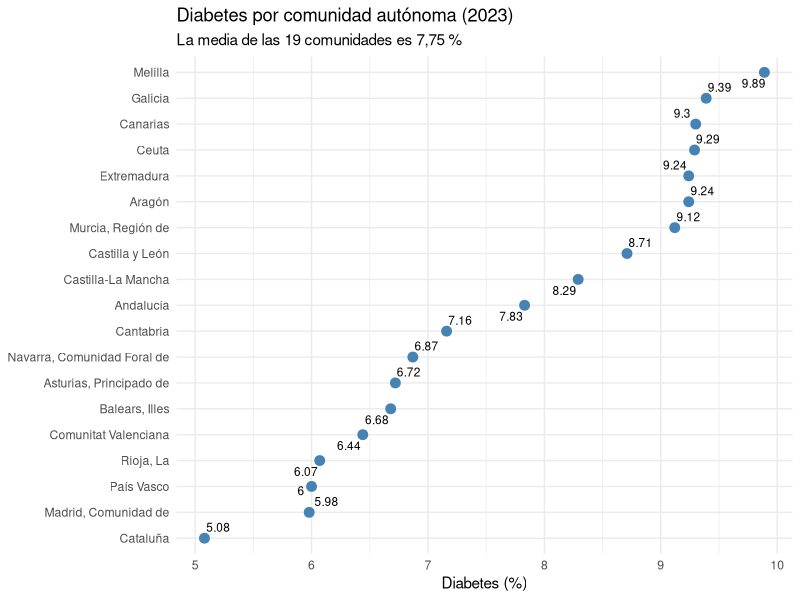
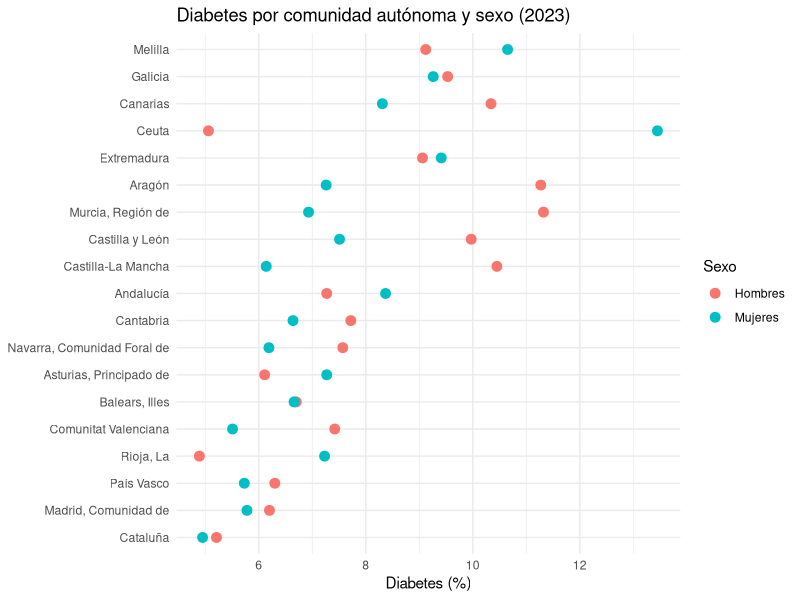
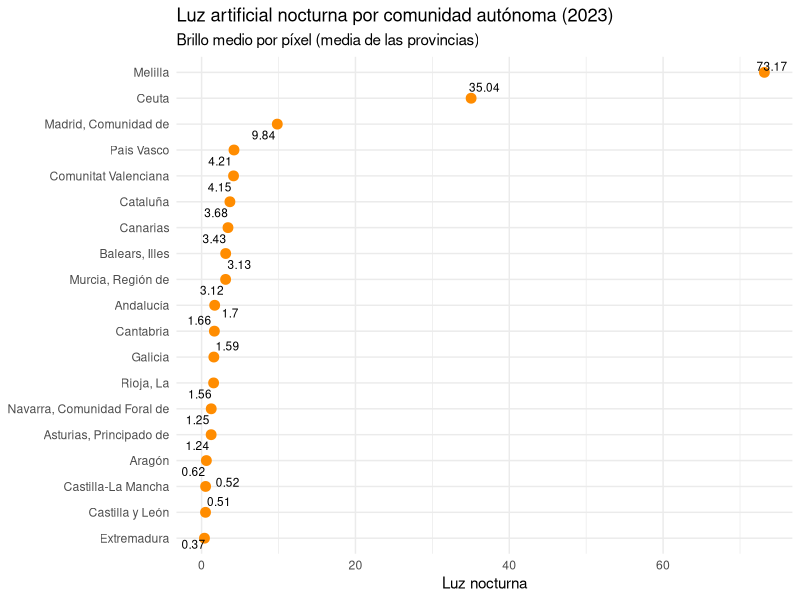
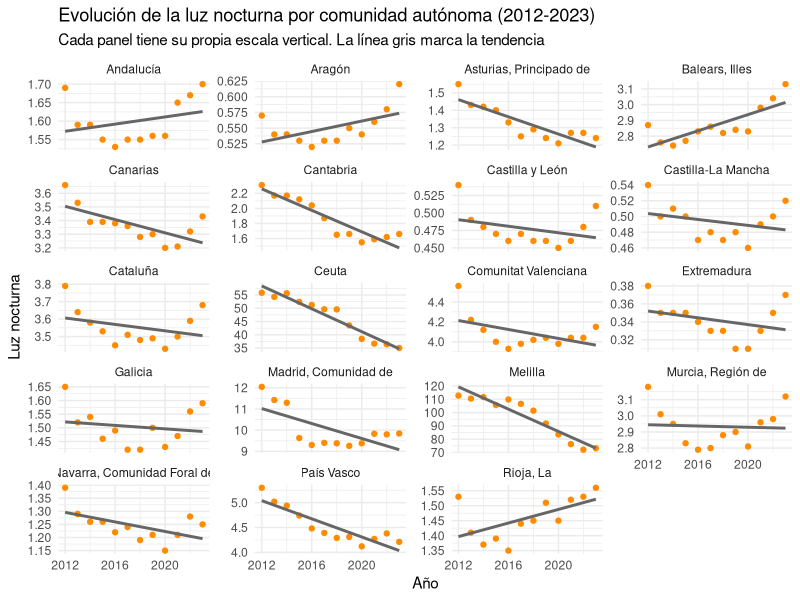
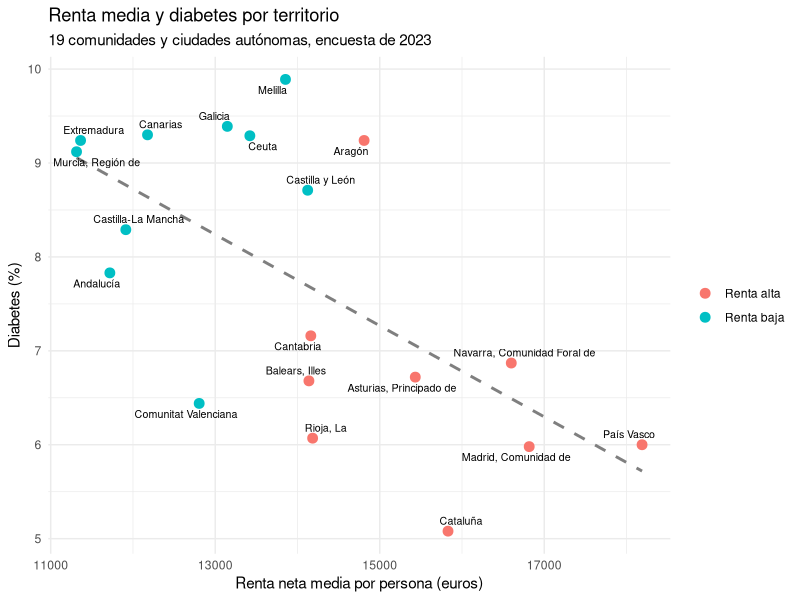
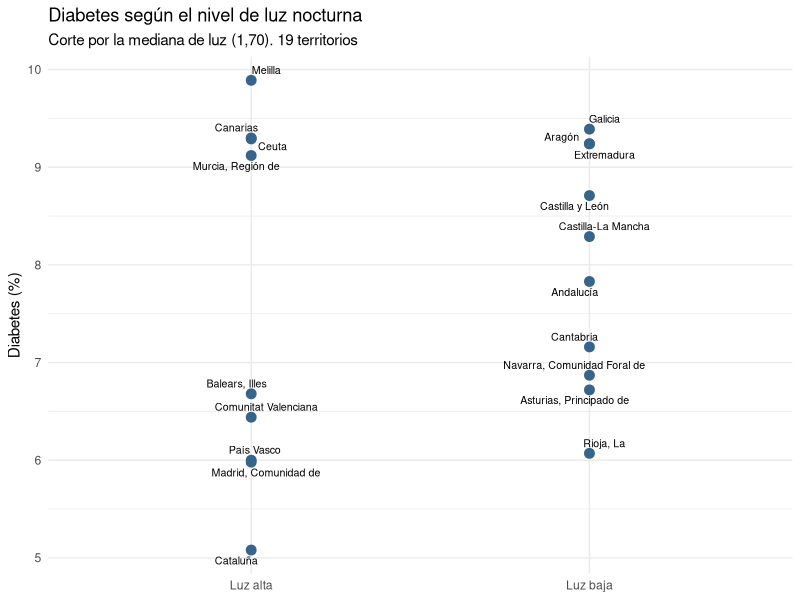
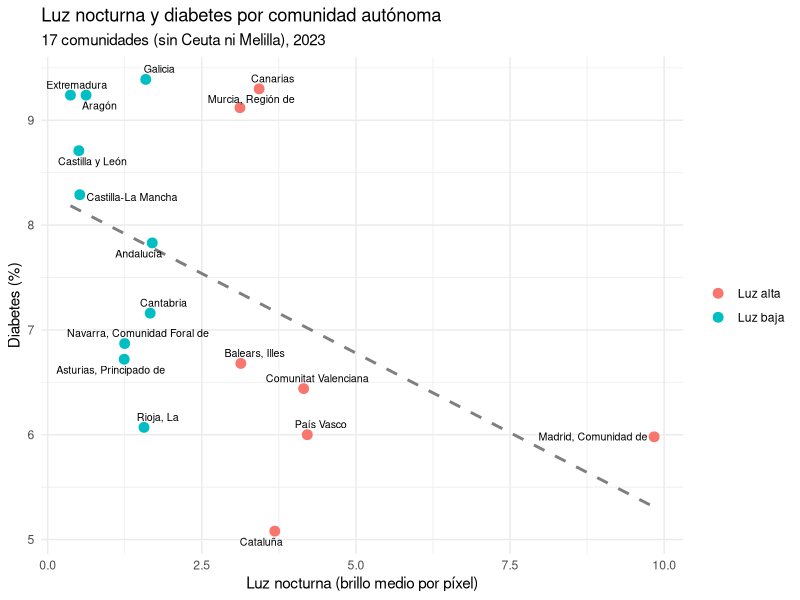

Write R code to recreate these figures, in order.
## ---- chunk 1
knitr::opts_chunk$set(echo = TRUE, warning = FALSE, message = FALSE)
## ---- chunk 2
# Paquetes que usa el seminario. Si falta alguno, ejecutar una sola vez
# en la consola (no hace falta al compilar):
# install.packages("tidyverse")
# install.packages("jsonlite")
# install.packages("tidyjson")
# install.packages("ggrepel")
# install.packages("rmarkdown")

library(tidyverse)
library(ggrepel)
## ---- chunk 3
datos <- read_csv("OUTPUT/DATA/luz_diabetes_ccaa_2023.csv")
## ---- chunk 4
tabla_diabetes <- datos %>%
  select(comunidad, diabetes_pct) %>%
  arrange(desc(diabetes_pct))

tabla_diabetes
## ---- chunk 5
resumen <- datos %>%
  summarise(n     = n(),
            media = round(mean(diabetes_pct), 2),
            desv  = round(sd(diabetes_pct), 2))

resumen

# Comunidad con más diabetes y con menos
slice_max(tabla_diabetes, order_by = diabetes_pct, n = 1)
slice_min(tabla_diabetes, order_by = diabetes_pct, n = 1)
## ---- chunk 6
orden_diabetes <- arrange(datos, diabetes_pct)

datos_grafico <- datos %>%
  mutate(comunidad = factor(comunidad, levels = orden_diabetes$comunidad))

ggplot(datos_grafico, aes(x = diabetes_pct, y = comunidad)) +
  geom_point(colour = "steelblue", size = 3) +
  geom_text_repel(aes(label = diabetes_pct), size = 3) +
  labs(title = "Diabetes por comunidad autónoma (2023)",
       subtitle = "La media de las 19 comunidades es 7,75 %",
       x = "Diabetes (%)",
       y = NULL) +
  theme_minimal()
## ---- chunk 7
diabetes_sexo <- read_csv("OUTPUT/DATA/diabetes_ccaa_sexo_2023.csv")
## ---- chunk 8
hombres <- diabetes_sexo %>%
  filter(sexo == "Hombres") %>%
  rename(hombres = diabetes_pct) %>%
  select(comunidad, hombres)

mujeres <- diabetes_sexo %>%
  filter(sexo == "Mujeres") %>%
  rename(mujeres = diabetes_pct) %>%
  select(comunidad, mujeres)

tabla_sexo <- hombres %>%
  left_join(mujeres, by = "comunidad") %>%
  mutate(diferencia = round(hombres - mujeres, 2)) %>%
  arrange(desc(diferencia))

tabla_sexo
## ---- chunk 9
# Mismo orden que el gráfico anterior (diabetes de ambos sexos)
sexo_grafico <- diabetes_sexo %>%
  mutate(comunidad = factor(comunidad, levels = orden_diabetes$comunidad))

ggplot(sexo_grafico, aes(x = diabetes_pct, y = comunidad, colour = sexo)) +
  geom_point(size = 3) +
  labs(title = "Diabetes por comunidad autónoma y sexo (2023)",
       x = "Diabetes (%)", y = NULL, colour = "Sexo") +
  theme_minimal()
## ---- chunk 10
diabetes_sexo %>%
  group_by(sexo) %>%
  summarise(media = round(mean(diabetes_pct), 2))

# Territorios donde la diabetes es mayor en hombres
count(filter(tabla_sexo, diferencia > 0))
## ---- chunk 11
luz <- read_csv("OUTPUT/DATA/luz_ccaa_2023.csv")

luz <- luz %>%
  arrange(desc(luz_media))

slice_head(luz, n = 5)
slice_tail(luz, n = 5)
## ---- chunk 12
luz %>%
  summarise(comunidades = n(),
            media = round(mean(luz_media), 2),
            desviacion = round(sd(luz_media), 2))

luz %>%
  filter(comunidad != "Ceuta", comunidad != "Melilla") %>%
  summarise(comunidades = n(),
            media = round(mean(luz_media), 2),
            desviacion = round(sd(luz_media), 2))
## ---- chunk 13
orden_luz <- arrange(luz, luz_media)

luz_grafico <- luz %>%
  mutate(comunidad = factor(comunidad, levels = orden_luz$comunidad))

ggplot(luz_grafico, aes(x = luz_media, y = comunidad)) +
  geom_point(colour = "darkorange", size = 3) +
  geom_text_repel(aes(label = luz_media), size = 3) +
  labs(title = "Luz artificial nocturna por comunidad autónoma (2023)",
       subtitle = "Brillo medio por píxel (media de las provincias)",
       x = "Luz nocturna",
       y = NULL) +
  theme_minimal()
## ---- chunk 14
luz_evolucion <- read_csv("OUTPUT/DATA/luz_ccaa_2012_2023.csv")

# Comparamos el primer año (2012) con el último (2023)
cambio_luz <- luz_evolucion %>%
  filter(anio == 2012 | anio == 2023) %>%
  select(comunidad, anio, luz_media) %>%
  pivot_wider(names_from = anio, values_from = luz_media) %>%
  mutate(cambio_pct = round((`2023` - `2012`) / `2012` * 100, 1)) %>%
  arrange(desc(cambio_pct))

cambio_luz
## ---- chunk 15
ggplot(luz_evolucion, aes(x = anio, y = luz_media)) +
  geom_point(colour = "darkorange", size = 1.5) +
  geom_smooth(method = "lm", se = FALSE, colour = "grey40") +
  facet_wrap(~ comunidad, ncol = 4, scales = "free_y") +
  labs(title = "Evolución de la luz nocturna por comunidad autónoma (2012-2023)",
       subtitle = "Cada panel tiene su propia escala vertical. La línea gris marca la tendencia",
       x = "Año",
       y = "Luz nocturna") +
  theme_minimal()
## ---- chunk 16
renta <- read_csv("OUTPUT/DATA/renta_ccaa_2023.csv")
diabetes_luz <- read_csv("OUTPUT/DATA/luz_diabetes_ccaa_2023.csv")

renta_diabetes <- left_join(diabetes_luz, renta, by = "comunidad")

# Comprobamos que no se ha quedado ningún territorio sin renta
# (summary() avisaría con NA's)
summary(renta_diabetes$renta_euros)
## ---- chunk 17
renta %>%
  arrange(desc(renta_euros))
## ---- chunk 18
# Mediana de la renta: con 19 territorios ordenados, es el valor que
# ocupa el puesto 10
mediana_renta <- renta_diabetes %>%
  arrange(renta_euros) %>%
  slice(10)

mediana_renta$renta_euros

renta_diabetes <- renta_diabetes %>%
  mutate(grupo_renta = case_when(renta_euros > mediana_renta$renta_euros ~ "Renta alta",
                                 .default = "Renta baja"))

renta_diabetes %>%
  group_by(grupo_renta) %>%
  summarise(territorios = n(),
            diabetes_media = round(mean(diabetes_pct), 2))
## ---- chunk 19
ggplot(renta_diabetes, aes(x = renta_euros, y = diabetes_pct)) +
  geom_smooth(method = "lm", se = FALSE, colour = "grey50", linetype = "dashed") +
  geom_point(aes(colour = grupo_renta), size = 3) +
  geom_text_repel(aes(label = comunidad), size = 2.7) +
  labs(title = "Renta media y diabetes por territorio",
       subtitle = "19 comunidades y ciudades autónomas, encuesta de 2023",
       x = "Renta neta media por persona (euros)",
       y = "Diabetes (%)",
       colour = NULL) +
  theme_minimal()
## ---- chunk 20
luz_diabetes <- read_csv("OUTPUT/DATA/luz_diabetes_ccaa_2023.csv")

# Mediana de la luz nocturna: con 19 territorios ordenados de menos a más
# luz, es el valor que ocupa el puesto 10
mediana_luz <- luz_diabetes %>%
  arrange(ntl_mean) %>%
  slice(10)

mediana_luz$ntl_mean

# Cada territorio a un grupo según quede por encima o por debajo de la mediana
luz_diabetes <- luz_diabetes %>%
  mutate(grupo_luz = case_when(ntl_mean > mediana_luz$ntl_mean ~ "Luz alta",
                               .default = "Luz baja"))

# Tabla comparativa
luz_diabetes %>%
  group_by(grupo_luz) %>%
  summarise(territorios = n(),
            diabetes_media = round(mean(diabetes_pct), 2))

# Territorio con menos y con más diabetes de cada grupo
luz_diabetes %>%
  group_by(grupo_luz) %>%
  slice_min(order_by = diabetes_pct, n = 1) %>%
  select(grupo_luz, comunidad, diabetes_pct)

luz_diabetes %>%
  group_by(grupo_luz) %>%
  slice_max(order_by = diabetes_pct, n = 1) %>%
  select(grupo_luz, comunidad, diabetes_pct)
## ---- chunk 21
ggplot(luz_diabetes, aes(x = grupo_luz, y = diabetes_pct)) +
  geom_point(colour = "steelblue4", size = 3) +
  geom_text_repel(aes(label = comunidad), size = 2.7) +
  labs(title = "Diabetes según el nivel de luz nocturna",
       subtitle = "Corte por la mediana de luz (1,70). 19 territorios",
       x = NULL,
       y = "Diabetes (%)") +
  theme_minimal()
## ---- chunk 22
# Sin Ceuta ni Melilla, porque su luz es tan alta que amontonaría a las
# demás comunidades en el extremo izquierdo del gráfico
luz_diabetes_17 <- luz_diabetes %>%
  filter(comunidad != "Ceuta", comunidad != "Melilla")

ggplot(luz_diabetes_17, aes(x = ntl_mean, y = diabetes_pct)) +
  geom_smooth(method = "lm", se = FALSE, colour = "grey50", linetype = "dashed") +
  geom_point(aes(colour = grupo_luz), size = 3) +
  geom_text_repel(aes(label = comunidad), size = 2.7) +
  labs(title = "Luz nocturna y diabetes por comunidad autónoma",
       subtitle = "17 comunidades (sin Ceuta ni Melilla), 2023",
       x = "Luz nocturna (brillo medio por píxel)",
       y = "Diabetes (%)",
       colour = NULL) +
  theme_minimal()
## ---- chunk 23
# Renta media de los grupos de luz alta y luz baja
luz_diabetes %>%
  left_join(renta, by = "comunidad") %>%
  group_by(grupo_luz) %>%
  summarise(renta_media = round(mean(renta_euros)))
